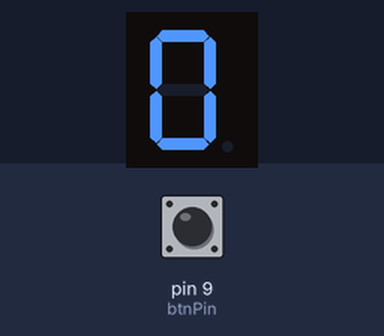
The program below on a simulated Arduino Uno, built with avr-gcc and run on an emulated ATmega328P. Shown: 1-digit seven-segment display. Wiring (inferred from the names in the program): 1-digit 7-segment display, segments lit when HIGH: segments pin 2, pin 3, pin 4, pin 5, pin 6, pin 7, pin 8. Inputs (shaded band) come from the test bench; at power-on: pin 9 (btnPin) HIGH. The segment pins are drawn as the display they are named for.

Above: at 1.2 s.
1.3 s: pin 9 (btnPin) pulled LOW for 0.15 s
At 1.9 s:
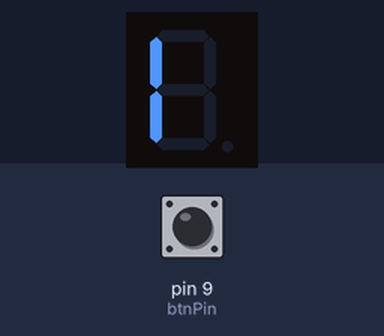
2.9 s: pin 9 (btnPin) pulled LOW for 1 s
At 4.3 s:
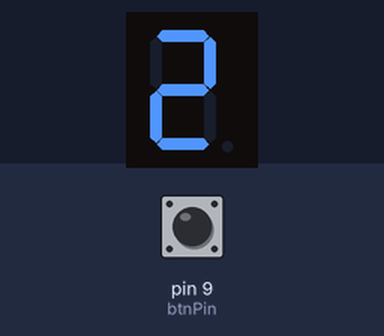
5.4 s: pin 9 (btnPin) pulled LOW for 0.15 s
At 6.3 s:
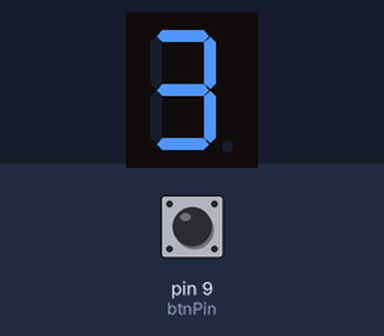
7.0 s: pin 9 (btnPin) pulled LOW for 1 s
At 7.5 s:
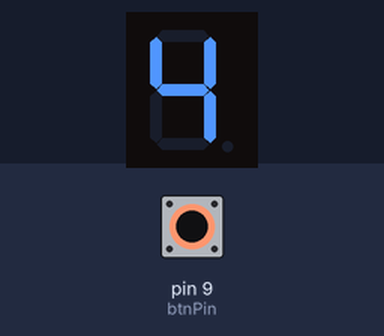
Timing chart, 0 to 10.0 s (numbered marks = the images above; inputs shaded):
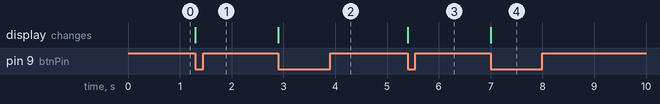

Measured:
- after the input at 1.3 s, the display: changes at once (image 1)
- after the input at 2.9 s, the display: changes at once (image 2)
- after the input at 5.4 s, the display: changes at once (image 3)
- after the input at 7.0 s, the display: changes at once (image 4)

The program:

main.cpp
```cpp
/********************************************************************************
 * File: SevenSegmentButton.ino
 * Author: NoFoxTuGiv
 * Created: 12/23/2024
 *
 * Description:
 * This Arduino sketch demonstrates how to control a 7-segment display
 * using digital pins (a through g). A push button wired to pin 9 increments
 * the displayed digit (0–9). Each digit is lit by energizing the appropriate
 * segments on the display through dedicated functions (zero() through nine()).
 *
 * Hardware Setup:
 * - 7-segment display pins (a, b, c, d, e, f, g) connected to Arduino digital
 *   pins 2, 3, 4, 5, 6, 7, and 8, respectively.
 * - Push button connected to pin 9 (with one side to GND if using INPUT_PULLUP).
 * - Each segment pin may require a current-limiting resistor (depending on the
 *   display type).
 *
 * Usage:
 * 1. Upload this sketch to your Arduino.
 * 2. On each button press, the displayed digit increments by one (0 -> 1 -> 2
 *    -> ... -> 9 -> back to 0).
 * 3. Adjust or remove the delay() if you want a faster response or want to fine-
 *    tune button debouncing (hardware debouncing may also be used).
 *
 * You can view a tinkercad of this project here: https://www.tinkercad.com/things/bkXb4d2VuoZ-seven-segment-counter
 ********************************************************************************/
// Include the Arduino library for VSCode and PlatformIO (optional)
#include "Arduino.h"

const byte a = 2, b = 3, c = 4, d = 5, e = 6, f = 7, g = 8, btnPin = 9;
byte btnState = 0, lastBtnState = HIGH, display = 0;

void setup() {
  for (int pin = a; pin <= g; pin++) {
    pinMode(pin, OUTPUT);
  }
  pinMode(btnPin, INPUT_PULLUP);

  // Optional: If you need serial output for debugging,
  // uncomment the line below.
  // Serial.begin(9600);

  zero();
}

void loop() {
  btnState = digitalRead(btnPin);

  // Check for a LOW signal (button press) transitioning from not-pressed (HIGH)
  if (btnState == LOW && lastBtnState == HIGH) {
    display = (display + 1) % 10;

    // Uncomment if you want to view the current digit on serial monitor
    // Serial.println(display);

    switch (display) {
      case 0: zero();   break;
      case 1: one();    break;
      case 2: two();    break;
      case 3: three();  break;
      case 4: four();   break;
      case 5: five();   break;
      case 6: six();    break;
      case 7: seven();  break;
      case 8: eight();  break;
      case 9: nine();   break;
    }
  }

  // Update the previous button state for the next loop
  lastBtnState = btnState;

  // Small delay for debouncing
  delay(50);
}

// ---------------------------------------------------------------------------
// Digit Functions for Lighting the 7-Segment Display
// ---------------------------------------------------------------------------
void zero() {
  digitalWrite(a, HIGH);
  digitalWrite(b, HIGH);
  digitalWrite(c, HIGH);
  digitalWrite(d, HIGH);
  digitalWrite(e, HIGH);
  digitalWrite(f, HIGH);
  digitalWrite(g, LOW);
}

void one() {
  digitalWrite(a, LOW);
  digitalWrite(b, LOW);
  digitalWrite(c, LOW);
  digitalWrite(d, LOW);
  digitalWrite(e, HIGH);
  digitalWrite(f, HIGH);
  digitalWrite(g, LOW);
}

void two() {
  digitalWrite(a, HIGH);
  digitalWrite(b, HIGH);
  digitalWrite(c, LOW);
  digitalWrite(d, HIGH);
  digitalWrite(e, HIGH);
  digitalWrite(f, LOW);
  digitalWrite(g, HIGH);
}

void three() {
  digitalWrite(a, HIGH);
  digitalWrite(b, HIGH);
  digitalWrite(c, HIGH);
  digitalWrite(d, HIGH);
  digitalWrite(e, LOW);
  digitalWrite(f, LOW);
  digitalWrite(g, HIGH);
}

void four() {
  digitalWrite(a, LOW);
  digitalWrite(b, HIGH);
  digitalWrite(c, HIGH);
  digitalWrite(d, LOW);
  digitalWrite(e, LOW);
  digitalWrite(f, HIGH);
  digitalWrite(g, HIGH);
}

void five() {
  digitalWrite(a, HIGH);
  digitalWrite(b, LOW);
  digitalWrite(c, HIGH);
  digitalWrite(d, HIGH);
  digitalWrite(e, LOW);
  digitalWrite(f, HIGH);
  digitalWrite(g, HIGH);
}

void six() {
  digitalWrite(a, HIGH);
  digitalWrite(b, LOW);
  digitalWrite(c, HIGH);
  digitalWrite(d, HIGH);
  digitalWrite(e, HIGH);
  digitalWrite(f, HIGH);
  digitalWrite(g, HIGH);
}

void seven() {
  digitalWrite(a, HIGH);
  digitalWrite(b, HIGH);
  digitalWrite(c, HIGH);
  digitalWrite(d, LOW);
  digitalWrite(e, LOW);
  digitalWrite(f, LOW);
  digitalWrite(g, LOW);
}

void eight() {
  digitalWrite(a, HIGH);
  digitalWrite(b, HIGH);
  digitalWrite(c, HIGH);
  digitalWrite(d, HIGH);
  digitalWrite(e, HIGH);
  digitalWrite(f, HIGH);
  digitalWrite(g, HIGH);
}

void nine() {
  digitalWrite(a, HIGH);
  digitalWrite(b, HIGH);
  digitalWrite(c, HIGH);
  digitalWrite(d, HIGH);
  digitalWrite(e, LOW);
  digitalWrite(f, HIGH);
  digitalWrite(g, HIGH);
}
```
